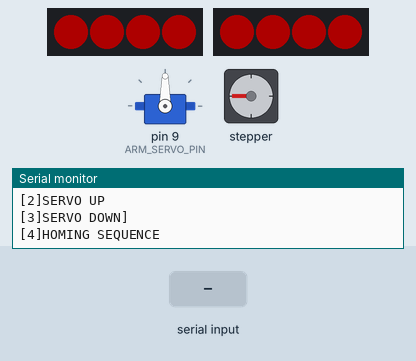
A program run on a simulated Arduino Nano, built with avr-gcc and run on an emulated ATmega328P. Shown: 2 × 4 RGB LEDs in strip order, left to right, servo, stepper motor, the last lines printed to the serial monitor. The test bench sets the inputs (shaded band). Dim RGB values are drawn brighter than linear; stepper angles assume 200 steps per turn.

Above: at 11.8 s.
11.9 s: "1,90\n" received over Serial
At 14.6 s:
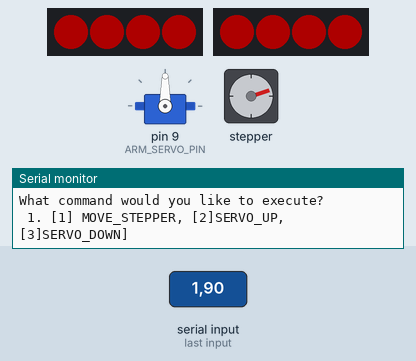
14.9 s: "1,90,45\n" received over Serial
At 17.2 s:
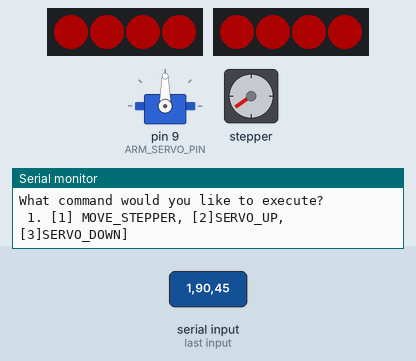
17.9 s: "1,90,45\n" received over Serial
At 20.6 s:
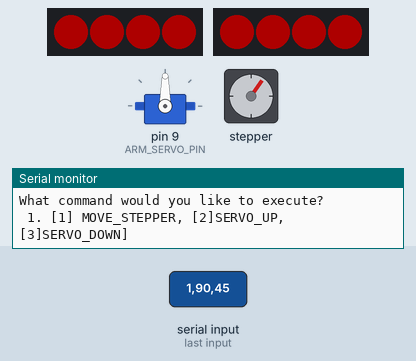
20.9 s: "1,90\n" received over Serial
At 23.9 s:
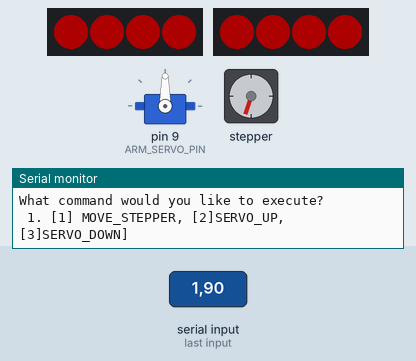
Timing chart, 0 to 24.9 s (numbered marks = the images above; inputs shaded):
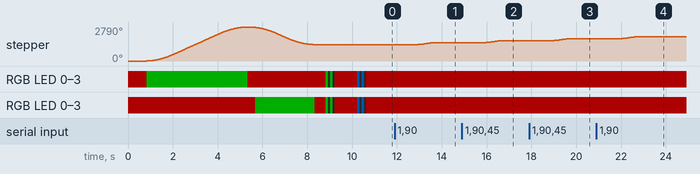

Measured:
- after the input at 11.9 s, stepper: turns 162° clockwise in 0.80 s, starting after 1.0 s
- after the input at 14.9 s, stepper: turns 162° clockwise in 0.80 s, starting after 1.0 s
- after the input at 17.9 s, stepper: turns 162° clockwise in 0.80 s, starting after 1.1 s
- after the input at 20.9 s, stepper: turns 162° clockwise in 0.80 s, starting after 1.1 s

The program:

main.cpp
```cpp
//Created by Samson Hua, Version 1.0.0

//Import SpeedyStepper, Servo Library & Fast LED Library
#include <Arduino.h>
#include <SpeedyStepper.h>
#include <Servo.h>
#include <FastLED.h>


//Global Homing Variables
const float homingSpeedInSteps = 200;
const float maxHomingDistanceInSteps = 1550;
const int directionTowardHome = -1;

//Define numbers for LEDs
const int NUM_LEDS = 4;
const int LED_PIN = 10;
const int LED_PIN2 = 11;
const int brightness = 255;

//LED Assignments
CRGB leds[NUM_LEDS];
CRGB leds2[NUM_LEDS];

//Pin Assignments
const int MOTOR_STEP_PIN = 3;
const int MOTOR_DIRECTION_PIN = 2;
const int ARM_SERVO_PIN = 9;
const int UP_Position = 0;
const int DOWN_Position = 160;
const int LIMIT_SWITCH = 13;

void moveServoUp(Servo servo){
  servo.write(UP_Position);
}

void moveServoDown(Servo servo){
  servo.write(DOWN_Position);
}

void FlashLedsGreen(CRGB led[], CRGB led2[]){

  for(int i = 0; i < 2; i++){
  led[0] = CRGB(0, 255, 0);
  led[1] = CRGB(0, 255, 0);
  led[2] = CRGB(0, 255, 0);
  led[3] = CRGB(0, 255, 0);
  led2[0] = CRGB(0, 255, 0);
  led2[1] = CRGB(0, 255, 0);
  led2[2] = CRGB(0, 255, 0);
  led2[3] = CRGB(0, 255, 0);
  FastLED.show();
  delay(100);

  FastLED.clear();
  FastLED.show();
  delay(100);
  }


  led[0] = CRGB(255,0,0);
  led[1] = CRGB(255,0,0);
  led[2] = CRGB(255,0,0);
  led[3] = CRGB(255,0,0);
  led2[0] = CRGB(255,0,0);
  led2[1] = CRGB(255,0,0);
  led2[2] = CRGB(255,0,0);
  led2[3] = CRGB(255,0,0);
  FastLED.show();
}

void FlashLedsBlue(CRGB led[], CRGB led2[]){

  for(int i = 0; i < 2; i++){
  led[0] = CRGB(0, 128, 255);
  led[1] = CRGB(0, 128, 255);
  led[2] = CRGB(0, 128, 255);
  led[3] = CRGB(0, 128, 255);
  led2[0] = CRGB(0, 128, 255);
  led2[1] = CRGB(0, 128, 255);
  led2[2] = CRGB(0, 128, 255);
  led2[3] = CRGB(0, 128, 255);
  FastLED.show();
  delay(100);

  FastLED.clear();
  FastLED.show();
  delay(100);
  }


  led[0] = CRGB(255,0,0);
  led[1] = CRGB(255,0,0);
  led[2] = CRGB(255,0,0);
  led[3] = CRGB(255,0,0);
  led2[0] = CRGB(255,0,0);
  led2[1] = CRGB(255,0,0);
  led2[2] = CRGB(255,0,0);
  led2[3] = CRGB(255,0,0);
  FastLED.show();
}


//Booleans
//Manual Mode to debug certan commands
bool ManualModeEnabled = true;

//String
int ManualResponse;
int ManualResponse2;

//Creating Servo & Stepper Object
Servo arm_servo;
SpeedyStepper x_stepper;

//=====================================================//
void setup() {

//Declaring PinModes
pinMode(LIMIT_SWITCH, INPUT);

//Start LEDs
FastLED.addLeds<WS2812B, LED_PIN, GRB>(leds, NUM_LEDS);
FastLED.addLeds<WS2812B, LED_PIN2, GRB>(leds2, NUM_LEDS);

//Program Start LED Sequence
leds[0] = CRGB(255,0,0);
leds[1] = CRGB(255,0,0);
leds[2] = CRGB(255,0,0);
leds[3] = CRGB(255,0,0);
FastLED.setBrightness(brightness/5);
FastLED.show();


leds2[0] = CRGB(255,0,0);
leds2[1] = CRGB(255,0,0);
leds2[2] = CRGB(255,0,0);
leds2[3] = CRGB(255,0,0);

FastLED.show();
delay(500);


//Attach Servo
arm_servo.attach(ARM_SERVO_PIN);
moveServoUp(arm_servo);

//Select default Baud Raid
Serial.begin(9600);

//Connect Stepper Pins
x_stepper.connectToPins(MOTOR_STEP_PIN, MOTOR_DIRECTION_PIN);

//Sequence to bring stepper to the beginnin g end of linear rail
//Initial Stepper Speed
x_stepper.setSpeedInStepsPerSecond(500);
x_stepper.setAccelerationInStepsPerSecondPerSecond(400);

//Homing Sequence
leds2[0] = CRGB(225,221,0);
leds2[1] = CRGB(225,221,0);
leds2[2] = CRGB(225,221,0);
leds2[3] = CRGB(225,221,0);
FastLED.show();
x_stepper.moveToHomeInSteps(directionTowardHome, homingSpeedInSteps, maxHomingDistanceInSteps, LIMIT_SWITCH);
Serial.print("[Homing.. Please Wait..] \n");
leds2[0] = CRGB(255,0,0);
leds2[1] = CRGB(255,0,0);
leds2[2] = CRGB(255,0,0);
leds2[3] = CRGB(255,0,0);
FastLED.show();
delay(300);


//Moving Stepper
leds[0] = CRGB(0,255,0);
leds[1] = CRGB(0,255,0);
leds[2] = CRGB(0,255,0);
leds[3] = CRGB(0,255,0);
FastLED.show();
x_stepper.moveRelativeInSteps(1550);
leds[0] = CRGB(255,0,0);
leds[1] = CRGB(255,0,0);
leds[2] = CRGB(255,0,0);
leds[3] = CRGB(255,0,0);
FastLED.show();


delay(100);
leds2[0] = CRGB(0,255,0);
leds2[1] = CRGB(0,255,0);
leds2[2] = CRGB(0,255,0);
leds2[3] = CRGB(0,255,0);
FastLED.show();
x_stepper.moveRelativeInSteps(-800);
leds2[0] = CRGB(255,0,0);
leds2[1] = CRGB(255,0,0);
leds2[2] = CRGB(255,0,0);
leds2[3] = CRGB(255,0,0);
FastLED.show();
delay(500);


//Test Servo Motor
moveServoDown(arm_servo);
//Flash LEDs Green to indicate down
FlashLedsGreen(leds, leds2);
delay(1000);
moveServoUp(arm_servo);
//Flash LEDs Blue to indicate down
FlashLedsBlue(leds, leds2);

//If manual mode is enabled, prompt a command
if(ManualModeEnabled){
  Serial.println("What command would you like to execute? \n[1] MOVE STEPPER\n[2]SERVO UP\n[3]SERVO DOWN]\n[4]HOMING SEQUENCE");
}


}


void loop() {


while(ManualModeEnabled){

      if (Serial.available()){
        ManualResponse = Serial.parseInt();

        switch(ManualResponse){

          case 1 :
                Serial.println("Moving Stepper, Please Select Relative Position");
                delay(1000);
                Serial.flush();
                while (Serial.available()==0) {
                }
                ManualResponse2 = Serial.parseInt();
                x_stepper.moveRelativeInSteps(ManualResponse2);
                break;


          case 2 :
                Serial.println("Moving Servo Up");
                moveServoUp(arm_servo);
                break;


          case 3 :
                Serial.println("Moving Servo Down");
                moveServoDown(arm_servo);
                break;
          case 4:

                //Set homing speed


                Serial.println("Homing..");
                leds2[0] = CRGB(225,221,0);
                leds2[1] = CRGB(225,221,0);
                leds2[2] = CRGB(225,221,0);
                leds2[3] = CRGB(225,221,0);
                FastLED.show();
                x_stepper.moveToHomeInSteps(directionTowardHome, homingSpeedInSteps, maxHomingDistanceInSteps, LIMIT_SWITCH);
                Serial.print("[Homing.. Please Wait..] \n");
                leds2[0] = CRGB(255,0,0);
                leds2[1] = CRGB(255,0,0);
                leds2[2] = CRGB(255,0,0);
                leds2[3] = CRGB(255,0,0);
                FastLED.show();
                delay(300);
                break;
        }
        Serial.println("What command would you like to execute? \n 1. [1] MOVE_STEPPER, [2]SERVO_UP, [3]SERVO_DOWN]");
      }

  }

  delay(1000);
}
```
